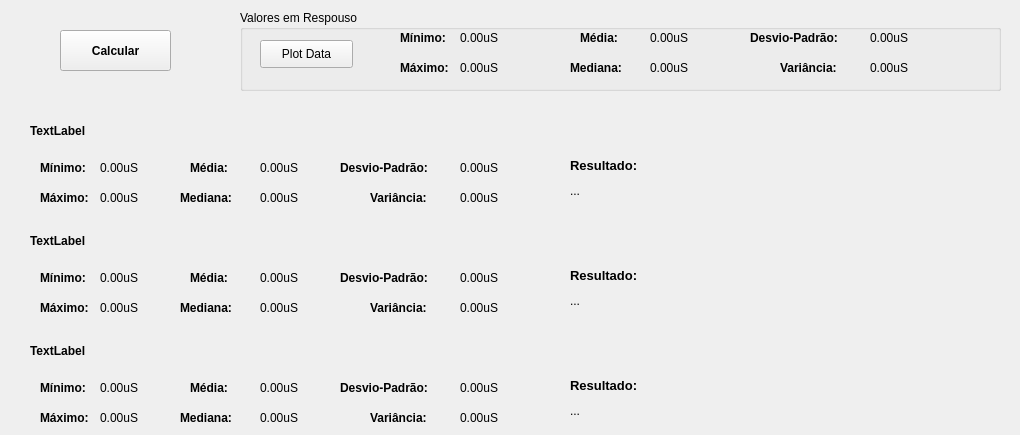
    <widget class="QWidget" name="tab_3">
     <attribute name="title">
      <string>Resultados</string>
     </attribute>
     <widget class="QPushButton" name="btn_CalcularResultados">
      <property name="geometry">
       <rect>
        <x>60</x>
        <y>30</y>
        <width>111</width>
        <height>41</height>
       </rect>
      </property>
      <property name="font">
       <font>
        <pointsize>9</pointsize>
        <weight>75</weight>
        <bold>true</bold>
       </font>
      </property>
      <property name="text">
       <string>Calcular</string>
      </property>
     </widget>
     <widget class="QGroupBox" name="groupBox_2">
      <property name="geometry">
       <rect>
        <x>240</x>
        <y>10</y>
        <width>761</width>
        <height>81</height>
       </rect>
      </property>
      <property name="title">
       <string>Valores em Respouso</string>
      </property>
      <widget class="QLabel" name="label_Minimo_PR">
       <property name="geometry">
        <rect>
         <x>220</x>
         <y>20</y>
         <width>55</width>
         <height>16</height>
        </rect>
       </property>
       <property name="text">
        <string>0.00uS</string>
       </property>
      </widget>
      <widget class="QLabel" name="label_Media_PR">
       <property name="geometry">
        <rect>
         <x>410</x>
         <y>20</y>
         <width>55</width>
         <height>16</height>
        </rect>
       </property>
       <property name="text">
        <string>0.00uS</string>
       </property>
      </widget>
      <widget class="QLabel" name="label_34">
       <property name="geometry">
        <rect>
         <x>540</x>
         <y>50</y>
         <width>71</width>
         <height>16</height>
        </rect>
       </property>
       <property name="font">
        <font>
         <weight>75</weight>
         <bold>true</bold>
        </font>
       </property>
       <property name="text">
        <string>Variância:</string>
       </property>
      </widget>
      <widget class="QLabel" name="label_Variancia_PR">
       <property name="geometry">
        <rect>
         <x>630</x>
         <y>50</y>
         <width>55</width>
         <height>16</height>
        </rect>
       </property>
       <property name="text">
        <string>0.00uS</string>
       </property>
      </widget>
      <widget class="QLabel" name="label_Maximo_PR">
       <property name="geometry">
        <rect>
         <x>220</x>
         <y>50</y>
         <width>55</width>
         <height>16</height>
        </rect>
       </property>
       <property name="text">
        <string>0.00uS</string>
       </property>
      </widget>
      <widget class="QLabel" name="label_Mediana_PR">
       <property name="geometry">
        <rect>
         <x>410</x>
         <y>50</y>
         <width>55</width>
         <height>16</height>
        </rect>
       </property>
       <property name="text">
        <string>0.00uS</string>
       </property>
      </widget>
      <widget class="QLabel" name="label_desvioPadrao_PR">
       <property name="geometry">
        <rect>
         <x>630</x>
         <y>20</y>
         <width>55</width>
         <height>16</height>
        </rect>
       </property>
       <property name="text">
        <string>0.00uS</string>
       </property>
      </widget>
      <widget class="QLabel" name="label_33">
       <property name="geometry">
        <rect>
         <x>510</x>
         <y>20</y>
         <width>111</width>
         <height>16</height>
        </rect>
       </property>
       <property name="font">
        <font>
         <weight>75</weight>
         <bold>true</bold>
        </font>
       </property>
       <property name="text">
        <string>Desvio-Padrão:</string>
       </property>
      </widget>
      <widget class="QLabel" name="label_29">
       <property name="geometry">
        <rect>
         <x>160</x>
         <y>20</y>
         <width>55</width>
         <height>16</height>
        </rect>
       </property>
       <property name="font">
        <font>
         <weight>75</weight>
         <bold>true</bold>
        </font>
       </property>
       <property name="text">
        <string>Mínimo:</string>
       </property>
      </widget>
      <widget class="QLabel" name="label_32">
       <property name="geometry">
        <rect>
         <x>330</x>
         <y>50</y>
         <width>71</width>
         <height>16</height>
        </rect>
       </property>
       <property name="font">
        <font>
         <weight>75</weight>
         <bold>true</bold>
        </font>
       </property>
       <property name="text">
        <string>Mediana:</string>
       </property>
      </widget>
      <widget class="QLabel" name="label_31">
       <property name="geometry">
        <rect>
         <x>340</x>
         <y>20</y>
         <width>71</width>
         <height>16</height>
        </rect>
       </property>
       <property name="font">
        <font>
         <weight>75</weight>
         <bold>true</bold>
        </font>
       </property>
       <property name="text">
        <string>Média:</string>
       </property>
      </widget>
      <widget class="QLabel" name="label_30">
       <property name="geometry">
        <rect>
         <x>160</x>
         <y>50</y>
         <width>55</width>
         <height>16</height>
        </rect>
       </property>
       <property name="font">
        <font>
         <weight>75</weight>
         <bold>true</bold>
        </font>
       </property>
       <property name="text">
        <string>Máximo:</string>
       </property>
      </widget>
      <widget class="QPushButton" name="btn_plotResults">
       <property name="geometry">
        <rect>
         <x>20</x>
         <y>30</y>
         <width>93</width>
         <height>28</height>
        </rect>
       </property>
       <property name="text">
        <string>Plot Data</string>
       </property>
      </widget>
     </widget>
     <widget class="QLabel" name="label_Minimo_RQ1">
      <property name="geometry">
       <rect>
        <x>100</x>
        <y>160</y>
        <width>55</width>
        <height>16</height>
       </rect>
      </property>
      <property name="text">
       <string>0.00uS</string>
      </property>
     </widget>
     <widget class="QLabel" name="label_Variancia_RQ1">
      <property name="geometry">
       <rect>
        <x>460</x>
        <y>190</y>
        <width>55</width>
        <height>16</height>
       </rect>
      </property>
      <property name="text">
       <string>0.00uS</string>
      </property>
     </widget>
     <widget class="QLabel" name="label_Media_RQ1">
      <property name="geometry">
       <rect>
        <x>260</x>
        <y>160</y>
        <width>55</width>
        <height>16</height>
       </rect>
      </property>
      <property name="text">
       <string>0.00uS</string>
      </property>
     </widget>
     <widget class="QLabel" name="label_44">
      <property name="geometry">
       <rect>
        <x>190</x>
        <y>160</y>
        <width>71</width>
        <height>16</height>
       </rect>
      </property>
      <property name="font">
       <font>
        <weight>75</weight>
        <bold>true</bold>
       </font>
      </property>
      <property name="text">
       <string>Média:</string>
      </property>
     </widget>
     <widget class="QLabel" name="label_desvioPadrao_RQ1">
      <property name="geometry">
       <rect>
        <x>460</x>
        <y>160</y>
        <width>55</width>
        <height>16</height>
       </rect>
      </property>
      <property name="text">
       <string>0.00uS</string>
      </property>
     </widget>
     <widget class="QLabel" name="label_47">
      <property name="geometry">
       <rect>
        <x>180</x>
        <y>190</y>
        <width>71</width>
        <height>16</height>
       </rect>
      </property>
      <property name="font">
       <font>
        <weight>75</weight>
        <bold>true</bold>
       </font>
      </property>
      <property name="text">
       <string>Mediana:</string>
      </property>
     </widget>
     <widget class="QLabel" name="label_Maximo_RQ1">
      <property name="geometry">
       <rect>
        <x>100</x>
        <y>190</y>
        <width>55</width>
        <height>16</height>
       </rect>
      </property>
      <property name="text">
       <string>0.00uS</string>
      </property>
     </widget>
     <widget class="QLabel" name="label_46">
      <property name="geometry">
       <rect>
        <x>40</x>
        <y>160</y>
        <width>55</width>
        <height>16</height>
       </rect>
      </property>
      <property name="font">
       <font>
        <weight>75</weight>
        <bold>true</bold>
       </font>
      </property>
      <property name="text">
       <string>Mínimo:</string>
      </property>
     </widget>
     <widget class="QLabel" name="input_ResultadoFinal_Q1">
      <property name="geometry">
       <rect>
        <x>30</x>
        <y>120</y>
        <width>981</width>
        <height>21</height>
       </rect>
      </property>
      <property name="font">
       <font>
        <pointsize>9</pointsize>
        <weight>75</weight>
        <bold>true</bold>
       </font>
      </property>
      <property name="text">
       <string>TextLabel</string>
      </property>
     </widget>
     <widget class="QLabel" name="label_45">
      <property name="geometry">
       <rect>
        <x>570</x>
        <y>150</y>
        <width>111</width>
        <height>31</height>
       </rect>
      </property>
      <property name="font">
       <font>
        <pointsize>10</pointsize>
        <weight>75</weight>
        <bold>true</bold>
       </font>
      </property>
      <property name="text">
       <string>Resultado:</string>
      </property>
     </widget>
     <widget class="QLabel" name="label_42">
      <property name="geometry">
       <rect>
        <x>340</x>
        <y>160</y>
        <width>111</width>
        <height>16</height>
       </rect>
      </property>
      <property name="font">
       <font>
        <weight>75</weight>
        <bold>true</bold>
       </font>
      </property>
      <property name="text">
       <string>Desvio-Padrão:</string>
      </property>
     </widget>
     <widget class="QLabel" name="label_43">
      <property name="geometry">
       <rect>
        <x>370</x>
        <y>190</y>
        <width>71</width>
        <height>16</height>
       </rect>
      </property>
      <property name="font">
       <font>
        <weight>75</weight>
        <bold>true</bold>
       </font>
      </property>
      <property name="text">
       <string>Variância:</string>
      </property>
     </widget>
     <widget class="QLabel" name="label_Mediana_RQ1">
      <property name="geometry">
       <rect>
        <x>260</x>
        <y>190</y>
        <width>55</width>
        <height>16</height>
       </rect>
      </property>
      <property name="text">
       <string>0.00uS</string>
      </property>
     </widget>
     <widget class="QLabel" name="label_Resultado_Q1">
      <property name="geometry">
       <rect>
        <x>570</x>
        <y>180</y>
        <width>441</width>
        <height>21</height>
       </rect>
      </property>
      <property name="text">
       <string>...</string>
      </property>
     </widget>
     <widget class="QLabel" name="label_41">
      <property name="geometry">
       <rect>
        <x>40</x>
        <y>190</y>
        <width>55</width>
        <height>16</height>
       </rect>
      </property>
      <property name="font">
       <font>
        <weight>75</weight>
        <bold>true</bold>
       </font>
      </property>
      <property name="text">
       <string>Máximo:</string>
      </property>
     </widget>
     <widget class="QLabel" name="label_48">
      <property name="geometry">
       <rect>
        <x>190</x>
        <y>270</y>
        <width>71</width>
        <height>16</height>
       </rect>
      </property>
      <property name="font">
       <font>
        <weight>75</weight>
        <bold>true</bold>
       </font>
      </property>
      <property name="text">
       <string>Média:</string>
      </property>
     </widget>
     <widget class="QLabel" name="label_Variancia_RQ2">
      <property name="geometry">
       <rect>
        <x>460</x>
        <y>300</y>
        <width>55</width>
        <height>16</height>
       </rect>
      </property>
      <property name="text">
       <string>0.00uS</string>
      </property>
     </widget>
     <widget class="QLabel" name="label_Media_RQ2">
      <property name="geometry">
       <rect>
        <x>260</x>
        <y>270</y>
        <width>55</width>
        <height>16</height>
       </rect>
      </property>
      <property name="text">
       <string>0.00uS</string>
      </property>
     </widget>
     <widget class="QLabel" name="label_49">
      <property name="geometry">
       <rect>
        <x>40</x>
        <y>300</y>
        <width>55</width>
        <height>16</height>
       </rect>
      </property>
      <property name="font">
       <font>
        <weight>75</weight>
        <bold>true</bold>
       </font>
      </property>
      <property name="text">
       <string>Máximo:</string>
      </property>
     </widget>
     <widget class="QLabel" name="label_50">
      <property name="geometry">
       <rect>
        <x>180</x>
        <y>300</y>
        <width>71</width>
        <height>16</height>
       </rect>
      </property>
      <property name="font">
       <font>
        <weight>75</weight>
        <bold>true</bold>
       </font>
      </property>
      <property name="text">
       <string>Mediana:</string>
      </property>
     </widget>
     <widget class="QLabel" name="label_Mediana_RQ2">
      <property name="geometry">
       <rect>
        <x>260</x>
        <y>300</y>
        <width>55</width>
        <height>16</height>
       </rect>
      </property>
      <property name="text">
       <string>0.00uS</string>
      </property>
     </widget>
     <widget class="QLabel" name="label_51">
      <property name="geometry">
       <rect>
        <x>340</x>
        <y>270</y>
        <width>111</width>
        <height>16</height>
       </rect>
      </property>
      <property name="font">
       <font>
        <weight>75</weight>
        <bold>true</bold>
       </font>
      </property>
      <property name="text">
       <string>Desvio-Padrão:</string>
      </property>
     </widget>
     <widget class="QLabel" name="input_ResultadoFinal_Q2">
      <property name="geometry">
       <rect>
        <x>30</x>
        <y>230</y>
        <width>981</width>
        <height>21</height>
       </rect>
      </property>
      <property name="font">
       <font>
        <pointsize>9</pointsize>
        <weight>75</weight>
        <bold>true</bold>
       </font>
      </property>
      <property name="text">
       <string>TextLabel</string>
      </property>
     </widget>
     <widget class="QLabel" name="label_52">
      <property name="geometry">
       <rect>
        <x>40</x>
        <y>270</y>
        <width>55</width>
        <height>16</height>
       </rect>
      </property>
      <property name="font">
       <font>
        <weight>75</weight>
        <bold>true</bold>
       </font>
      </property>
      <property name="text">
       <string>Mínimo:</string>
      </property>
     </widget>
     <widget class="QLabel" name="label_53">
      <property name="geometry">
       <rect>
        <x>570</x>
        <y>260</y>
        <width>111</width>
        <height>31</height>
       </rect>
      </property>
      <property name="font">
       <font>
        <pointsize>10</pointsize>
        <weight>75</weight>
        <bold>true</bold>
       </font>
      </property>
      <property name="text">
       <string>Resultado:</string>
      </property>
     </widget>
     <widget class="QLabel" name="label_Maximo_RQ2">
      <property name="geometry">
       <rect>
        <x>100</x>
        <y>300</y>
        <width>55</width>
        <height>16</height>
       </rect>
      </property>
      <property name="text">
       <string>0.00uS</string>
      </property>
     </widget>
     <widget class="QLabel" name="label_Minimo_RQ2">
      <property name="geometry">
       <rect>
        <x>100</x>
        <y>270</y>
        <width>55</width>
        <height>16</height>
       </rect>
      </property>
      <property name="text">
       <string>0.00uS</string>
      </property>
     </widget>
     <widget class="QLabel" name="label_Resultado_Q2">
      <property name="geometry">
       <rect>
        <x>570</x>
        <y>290</y>
        <width>441</width>
        <height>21</height>
       </rect>
      </property>
      <property name="text">
       <string>...</string>
      </property>
     </widget>
     <widget class="QLabel" name="label_54">
      <property name="geometry">
       <rect>
        <x>370</x>
        <y>300</y>
        <width>71</width>
        <height>16</height>
       </rect>
      </property>
      <property name="font">
       <font>
        <weight>75</weight>
        <bold>true</bold>
       </font>
      </property>
      <property name="text">
       <string>Variância:</string>
      </property>
     </widget>
     <widget class="QLabel" name="label_desvioPadrao_RQ2">
      <property name="geometry">
       <rect>
        <x>460</x>
        <y>270</y>
        <width>55</width>
        <height>16</height>
       </rect>
      </property>
      <property name="text">
       <string>0.00uS</string>
      </property>
     </widget>
     <widget class="QLabel" name="label_55">
      <property name="geometry">
       <rect>
        <x>190</x>
        <y>380</y>
        <width>71</width>
        <height>16</height>
       </rect>
      </property>
      <property name="font">
       <font>
        <weight>75</weight>
        <bold>true</bold>
       </font>
      </property>
      <property name="text">
       <string>Média:</string>
      </property>
     </widget>
     <widget class="QLabel" name="label_Variancia_RQ3">
      <property name="geometry">
       <rect>
        <x>460</x>
        <y>410</y>
        <width>55</width>
        <height>16</height>
       </rect>
      </property>
      <property name="text">
       <string>0.00uS</string>
      </property>
     </widget>
     <widget class="QLabel" name="label_Media_RQ3">
      <property name="geometry">
       <rect>
        <x>260</x>
        <y>380</y>
        <width>55</width>
        <height>16</height>
       </rect>
      </property>
      <property name="text">
       <string>0.00uS</string>
      </property>
     </widget>
     <widget class="QLabel" name="label_56">
      <property name="geometry">
       <rect>
        <x>40</x>
        <y>410</y>
        <width>55</width>
        <height>16</height>
       </rect>
      </property>
      <property name="font">
       <font>
        <weight>75</weight>
        <bold>true</bold>
       </font>
      </property>
      <property name="text">
       <string>Máximo:</string>
      </property>
     </widget>
     <widget class="QLabel" name="label_57">
      <property name="geometry">
       <rect>
        <x>180</x>
        <y>410</y>
        <width>71</width>
        <height>16</height>
       </rect>
      </property>
      <property name="font">
       <font>
        <weight>75</weight>
        <bold>true</bold>
       </font>
      </property>
      <property name="text">
       <string>Mediana:</string>
      </property>
     </widget>
     <widget class="QLabel" name="label_Mediana_RQ3">
      <property name="geometry">
       <rect>
        <x>260</x>
        <y>410</y>
        <width>55</width>
        <height>16</height>
       </rect>
      </property>
      <property name="text">
       <string>0.00uS</string>
      </property>
     </widget>
     <widget class="QLabel" name="label_58">
      <property name="geometry">
       <rect>
        <x>340</x>
        <y>380</y>
        <width>111</width>
        <height>16</height>
       </rect>
      </property>
      <property name="font">
       <font>
        <weight>75</weight>
        <bold>true</bold>
       </font>
      </property>
      <property name="text">
       <string>Desvio-Padrão:</string>
      </property>
     </widget>
     <widget class="QLabel" name="input_ResultadoFinal_Q3">
      <property name="geometry">
       <rect>
        <x>30</x>
        <y>340</y>
        <width>981</width>
        <height>21</height>
       </rect>
      </property>
      <property name="font">
       <font>
        <pointsize>9</pointsize>
        <weight>75</weight>
        <bold>true</bold>
       </font>
      </property>
      <property name="text">
       <string>TextLabel</string>
      </property>
     </widget>
     <widget class="QLabel" name="label_59">
      <property name="geometry">
       <rect>
        <x>40</x>
        <y>380</y>
        <width>55</width>
        <height>16</height>
       </rect>
      </property>
      <property name="font">
       <font>
        <weight>75</weight>
        <bold>true</bold>
       </font>
      </property>
      <property name="text">
       <string>Mínimo:</string>
      </property>
     </widget>
     <widget class="QLabel" name="label_60">
      <property name="geometry">
       <rect>
        <x>570</x>
        <y>370</y>
        <width>111</width>
        <height>31</height>
       </rect>
      </property>
      <property name="font">
       <font>
        <pointsize>10</pointsize>
        <weight>75</weight>
        <bold>true</bold>
       </font>
      </property>
      <property name="text">
       <string>Resultado:</string>
      </property>
     </widget>
     <widget class="QLabel" name="label_Maximo_RQ3">
      <property name="geometry">
       <rect>
        <x>100</x>
        <y>410</y>
        <width>55</width>
        <height>16</height>
       </rect>
      </property>
      <property name="text">
       <string>0.00uS</string>
      </property>
     </widget>
     <widget class="QLabel" name="label_Minimo_RQ3">
      <property name="geometry">
       <rect>
        <x>100</x>
        <y>380</y>
        <width>55</width>
        <height>16</height>
       </rect>
      </property>
      <property name="text">
       <string>0.00uS</string>
      </property>
     </widget>
     <widget class="QLabel" name="label_Resultado_Q3">
      <property name="geometry">
       <rect>
        <x>570</x>
        <y>400</y>
        <width>441</width>
        <height>21</height>
       </rect>
      </property>
      <property name="text">
       <string>...</string>
      </property>
     </widget>
     <widget class="QLabel" name="label_61">
      <property name="geometry">
       <rect>
        <x>370</x>
        <y>410</y>
        <width>71</width>
        <height>16</height>
       </rect>
      </property>
      <property name="font">
       <font>
        <weight>75</weight>
        <bold>true</bold>
       </font>
      </property>
      <property name="text">
       <string>Variância:</string>
      </property>
     </widget>
     <widget class="QLabel" name="label_desvioPadrao_RQ3">
      <property name="geometry">
       <rect>
        <x>460</x>
        <y>380</y>
        <width>55</width>
        <height>16</height>
       </rect>
      </property>
      <property name="text">
       <string>0.00uS</string>
      </property>
     </widget>
    </widget>
